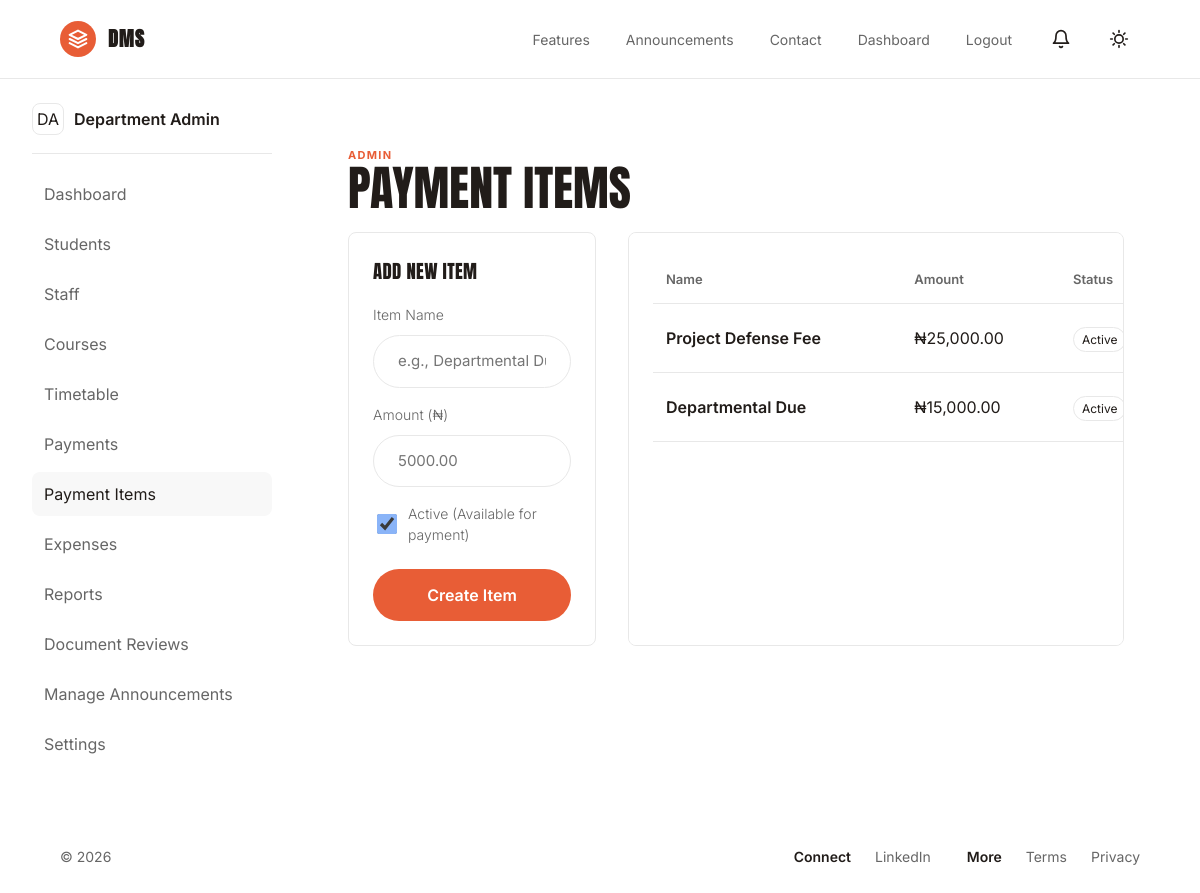
The page /admin/payment_items.php (signed in) on the database its author committed.
### tables this page shows
CREATE TABLE payment_items (
    id INT AUTO_INCREMENT PRIMARY KEY,
    name VARCHAR(160) NOT NULL,
    amount DECIMAL(12,2) NOT NULL,
    is_active TINYINT(1) DEFAULT 1
);

### helpers/functions.php (called while the page is built, shortened)
<?php
function e(?string $value): string
{
    return htmlspecialchars((string) $value, ENT_QUOTES, 'UTF-8');
}

### admin/payment_items.php (the view, shortened to what this page needs)
<?php
require_once __DIR__ . '/../middleware/auth.php';
$paymentItems = $pdo->query('SELECT * FROM payment_items ORDER BY id DESC')->fetchAll();
include __DIR__ . '/../components/header.php';
?>
<div class="app-layout">
    <?php include __DIR__ . '/../components/sidebar.php'; ?>
    <section class="workspace">
        <div class="workspace-heading">
            <div>
                <p class="eyebrow">Admin</p>
                <h1>Payment Items</h1>
            </div>
        </div>
        <div class="form-grid" style="grid-template-columns: 1fr 2fr; gap: 32px;">
            <section class="panel">
                <h3 style="margin-top:0;">Add New Item</h3>
                <form method="post" style="display: grid; gap: 16px;">
                    <label>Item Name
                        <input type="text" name="name" required placeholder="e.g., Departmental Dues">
                    </label>
                    <label>Amount (₦)
                        <input type="number" step="0.01" name="amount" required placeholder="5000.00">
                    </label>
                    <label style="display: flex; align-items: center; gap: 8px; flex-direction: row;">
                        <input type="checkbox" name="is_active" checked>
                        <span>Active (Available for payment)</span>
                    </label>
                    <button type="submit" class="cta-button" style="margin-top: 8px;">Create Item</button>
                </form>
            </section>
            <section class="panel table-panel">
                <?php if (empty($paymentItems)): ?>
                    <p style="padding: 24px; color: var(--muted); text-align: center;">No payment items found.</p>
                <?php else: ?>
                    <table>
                        <thead>
                            <tr>
                                <th>Name</th>
                                <th>Amount</th>
                                <th>Status</th>
                            </tr>
                        </thead>
                        <tbody>
                            <?php foreach ($paymentItems as $item): ?>
                                <tr>
                                    <td><strong><?= e($item['name']) ?></strong></td>
                                    <td>₦<?= number_format($item['amount'], 2) ?></td>
                                    <td><span class="status"><?= $item['is_active'] ? 'Active' : 'Inactive' ?></span></td>
                                </tr>
                            <?php endforeach; ?>
                        </tbody>
                    </table>
                <?php endif; ?>
            </section>
        </div>
    </section>
</div>
<?php include __DIR__ . '/../components/footer.php'; ?>

### assets/css/app.css (style rules this page uses)
:root { --bg: #ffffff; --panel: #ffffff; --text: #211c19; --muted: #666666; --soft: #f8f8f8; --line: #e8e8e8; --ink: #211c19; --accent: #E85D36; --warning: #a16207; --danger: #b91c1c; --radius: 8px; --pill-radius: 9999px; }
* { box-sizing: border-box; }
html { color-scheme: light; }
body { margin: 0; background: var(--bg); color: var(--text); font-family: 'Inter', -apple-system, BlinkMacSystemFont, "Segoe UI", Roboto, Arial, sans-serif; font-weight: 400; line-height: 1.5; letter-spacing: 0; }
h1, h2, h3, h4, h5, h6 { font-family: 'Anton', sans-serif; font-weight: 400; text-transform: uppercase; letter-spacing: 0.02em; }
strong, th { font-weight: 600; font-family: 'Inter', sans-serif; }
.button, button, input, select, textarea { border-radius: var(--radius); border: 1px solid var(--line); font: inherit; }
.button, button { display: inline-flex; align-items: center; justify-content: center; min-height: 42px; padding: 9px 16px; cursor: pointer; font-weight: 400; }
.cta-button { border-radius: var(--pill-radius); padding: 14px 28px; font-weight: 600; font-size: 16px; border: none; cursor: pointer; color: #fff; background: var(--accent); display: inline-flex; justify-content: center; align-items: center; }
.home-hero h1, .page-heading h1, .workspace-heading h1 { margin: 0; font-size: clamp(44px, 6vw, 76px); line-height: 1.02; letter-spacing: 0; max-width: 820px; }
.eyebrow { margin: 0; color: var(--accent); text-transform: uppercase; font-size: 11px; font-weight: 700; letter-spacing: .12em; }
.panel, .auth-card, .feature-grid article, .contact-grid article { background: var(--panel); border: 1px solid var(--line); border-radius: var(--radius); }
.app-layout label, .auth-card label, dialog label { display: grid; gap: 10px; color: var(--muted); font-size: 14px; font-weight: 300; }
.app-layout input, .app-layout select, .app-layout textarea, .auth-card input, .auth-card select, .auth-card textarea, dialog input, dialog select, dialog textarea { width: 100%; padding: 14px 24px; background-color: var(--bg); color: var(--text); font-weight: 400; font-size: 15px; border-radius: var(--pill-radius); border: 1px solid var(--line); }
input[type="checkbox"], input[type="radio"] { width: 20px; height: 20px; padding: 0; border-radius: 4px; cursor: pointer; flex-shrink: 0; background: initial; border: initial; accent-color: #8ab4f8; }
.form-grid { display: grid; grid-template-columns: repeat(2, minmax(0, 1fr)); gap: 22px; }
.app-layout { display: grid; grid-template-columns: 240px minmax(0, 1fr); min-height: calc(100vh - 73px); gap: 32px; padding: 24px 32px; }
.workspace { padding: clamp(24px, 4vw, 44px); min-width: 0; }
.workspace-heading { display: flex; justify-content: space-between; align-items: center; margin-bottom: 20px; }
.workspace-heading h1 { font-size: clamp(30px, 4vw, 52px); }
.panel { padding: 24px; margin-bottom: 16px; min-width: 0; }
.table-panel { overflow-x: auto; }
table { width: 100%; border-collapse: collapse; min-width: 720px; }
th, td { padding: 13px; border-bottom: 1px solid var(--line); text-align: left; }
th { color: var(--muted); font-size: 13px; }
.status { border: 1px solid var(--line); border-radius: 999px; padding: 4px 8px; font-size: 12px; }

### rows shown on the page
payment_items: name "Project Defense Fee", amount "25,000.00", is_active "Active"
payment_items: name "Departmental Due", amount "15,000.00", is_active "Active"

### other values the page prints
initials($profileName) "DA"
$profileName "Department Admin"
$label "Dashboard"
$label "Students"
$label "Staff"
$label "Courses"
$label "Timetable"
$label "Payments"
$label "Payment Items"
$label "Expenses"
$label "Reports"
$label "Document Reviews"
$label "Manage Announcements"
$label "Settings"
